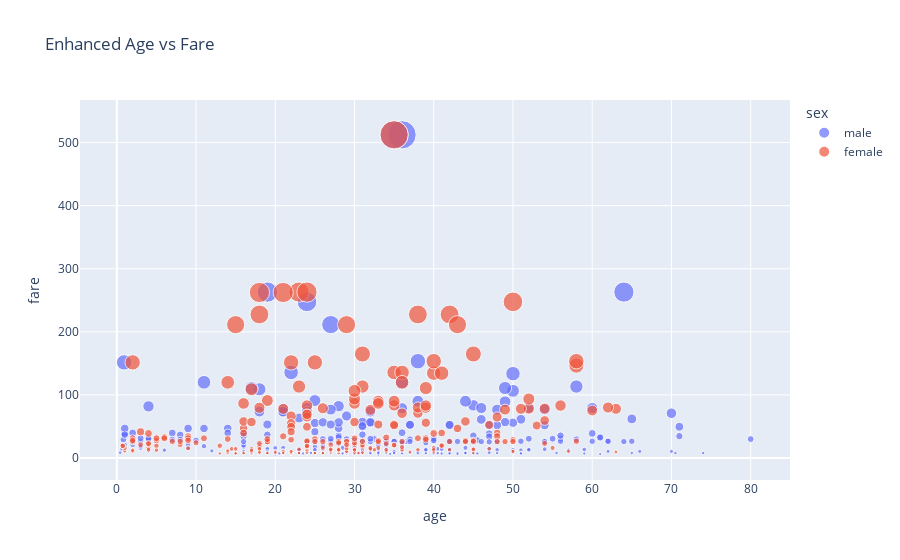

Here is the notebook cell this chart was saved with:
### Code cell
# enchancing the size of scatter point based on the fare coloumn
df["fare"].fillna(0,inplace=True)

fig4 = px.scatter(df,x="age",y="fare",color="sex",size="fare",title="Enhanced Age vs Fare")
fig4.show()

#saving the plot in output folder
fig4.write_image("./outputs/enchanced_scatter.png" , scale=3)

### Figure 1 — Plotly figure (JSON) as saved in the notebook; plotly's stock layout.template omitted (floating-point values rounded to 4 significant figures; data arrays with more than 128 entries replaced by an {"elided": "..."} marker saying what was removed)
{"data": [{"hovertemplate": "sex=male<br>age=%{x}<br>fare=%{marker.size}<extra></extra>", "legendgroup": "male", "marker": {"color": "#636efa", "size": {"elided": "577 float values"}, "sizemode": "area", "sizeref": 1.281, "symbol": "circle"}, "mode": "markers", "name": "male", "orientation": "v", "showlegend": true, "type": "scatter", "x": {"elided": "577 float values"}, "xaxis": "x", "y": {"elided": "577 float values"}, "yaxis": "y"}, {"hovertemplate": "sex=female<br>age=%{x}<br>fare=%{marker.size}<extra></extra>", "legendgroup": "female", "marker": {"color": "#EF553B", "size": {"elided": "314 float values"}, "sizemode": "area", "sizeref": 1.281, "symbol": "circle"}, "mode": "markers", "name": "female", "orientation": "v", "showlegend": true, "type": "scatter", "x": {"elided": "314 float values"}, "xaxis": "x", "y": {"elided": "314 float values"}, "yaxis": "y"}], "layout": {"legend": {"itemsizing": "constant", "title": {"text": "sex"}, "tracegroupgap": 0}, "title": {"text": "Enhanced Age vs Fare"}, "xaxis": {"anchor": "y", "domain": [0, 1], "title": {"text": "age"}}, "yaxis": {"anchor": "x", "domain": [0, 1], "title": {"text": "fare"}}}}
